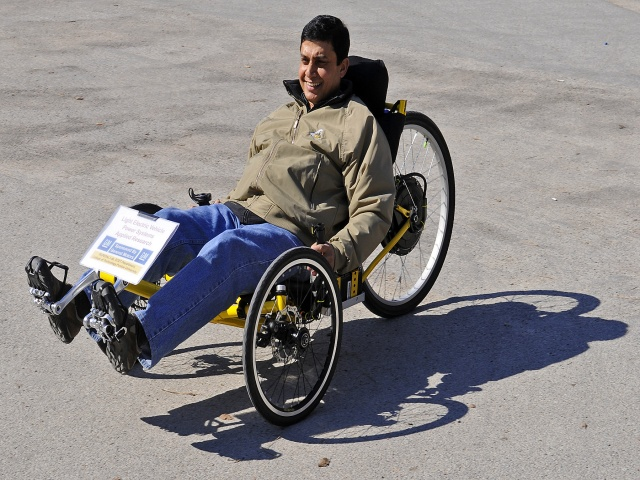
#> input picture Jypyter_Notebook/AI/img/jinrikisha-911722.JPEG, 640 x 480 px; its folder holds 3 pictures in this run
$ jupyter execute --allow-errors dpu_yolov3.ipynb   (shell and % lines are left out)
#> lines starting #> are read from the running program, lines starting #| are printed output that depends on the picture
# DPU example: YOLOv3
----

## Aim/s
* This notebooks shows an example of DPU applications. The application,as well as the DPU IP, is pulled from the official
[Vitis AI Github Repository](https://github.com/Xilinx/Vitis-AI).

## References
* [Vitis AI Github Repository](https://www.xilinx.com/products/design-tools/vitis/vitis-ai.html).

## Last revised
* Jun 27, 2022
    * Initial revision
----

## 1. Prepare the overlay
We will download the overlay onto the board.

[cell 1]
from pynq_dpu import DpuOverlay
#> (the rest of this cell did not finish here and is left out)

## 2. Utility functions

In this section, we will prepare a few functions for later use.

[cell 2]
import os
import time
import numpy as np
import cv2
import random
import colorsys
from matplotlib.patches import Rectangle
import matplotlib.pyplot as plt

The `load_model()` method will automatically prepare the `graph`
which is used by VART.

**Note** For the KV260 board you may see TLS memory allocation errors if cv2 gets loaded before loading the vitis libraries in the Jupyter Lab environment. Make sure to load cv2 first in these cases.

#> (a cell that did not finish here is left out)

Let's first define a few useful preprocessing functions.

[cell 4]
anchor_list = [10,13,16,30,33,23,30,61,62,45,59,119,116,90,156,198,373,326]
anchor_float = [float(x) for x in anchor_list]
anchors = np.array(anchor_float).reshape(-1, 2)

[cell 5]
'''Get model classification information'''
def get_class(classes_path):
    with open(classes_path) as f:
        class_names = f.readlines()
    class_names = [c.strip() for c in class_names]
    return class_names

classes_path = "img/voc_classes.txt"
#> (the rest of this cell did not finish here and is left out)

#> (a cell that did not finish here is left out)

[cell 7]
'''resize image with unchanged aspect ratio using padding'''
def letterbox_image(image, size):
    ih, iw, _ = image.shape
    w, h = size
    scale = min(w/iw, h/ih)
    #print(scale)

    nw = int(iw*scale)
    nh = int(ih*scale)
    #print(nw)
    #print(nh)

    image = cv2.resize(image, (nw,nh), interpolation=cv2.INTER_LINEAR)
    new_image = np.ones((h,w,3), np.uint8) * 128
    h_start = (h-nh)//2
    w_start = (w-nw)//2
    new_image[h_start:h_start+nh, w_start:w_start+nw, :] = image
    return new_image


'''image preprocessing'''
def pre_process(image, model_image_size):
    image = image[...,::-1]
    image_h, image_w, _ = image.shape

    if model_image_size != (None, None):
        assert model_image_size[0]%32 == 0, 'Multiples of 32 required'
        assert model_image_size[1]%32 == 0, 'Multiples of 32 required'
        boxed_image = letterbox_image(image, tuple(reversed(model_image_size)))
    else:
        new_image_size = (image_w - (image_w % 32), image_h - (image_h % 32))
        boxed_image = letterbox_image(image, new_image_size)
    image_data = np.array(boxed_image, dtype='float32')
    image_data /= 255.
    image_data = np.expand_dims(image_data, 0)
    return image_data

We will also define a few functions to post-process the output after running a DPU task.

[cell 8]
# [48 lines left out: functions _get_feats, correct_boxes, boxes_and_scores, not called in this run]

[cell 9]
'''Draw detection frame'''
# [63 lines left out: functions draw_bbox, nms_boxes, not called in this run]

[cell 10]
# [17 lines left out: function draw_boxes, not called in this run]

[cell 11]
# [37 lines left out: function evaluate, not called in this run]

Keep in mind that our original images are 640x480 so we need to preprocess them
later to make sure it fits our model.

[cell 12]
image_folder = 'img'
original_images = sorted([i for i in os.listdir(image_folder) if i.endswith("JPEG")])
total_images = len(original_images)

## 3. Use VART
Now we should be able to use VART to do image classification.

#> (a cell that did not finish here is left out)

#> (a cell that did not finish here is left out)

#> (a cell that did not finish here is left out)

#> (a cell that did not finish here is left out)

#> (a cell that did not finish here is left out)

#> (a cell that did not finish here is left out)

We can define a few buffers to store input and output data. They will be reused
during multiple runs.

#> (a cell that did not finish here is left out)

Remember that we have a list of `original_images`.
We can now define a new function `run()` which takes the image index as
the input, then decode and post-process the output as the detection result.
With the argument `display` set to `True`, the original image as well as the
detected objects and their labels can be rendered.

It is obvious that the range of `image_index` should be [0, `total_images`-1].

[cell 20]
def run(image_index, display=False):
    # Read input image
    input_image = cv2.imread(os.path.join(image_folder, original_images[image_index]))

    # Pre-processing
    image_size = input_image.shape[:2]
    image_data = np.array(pre_process(input_image, (416, 416)), dtype=np.float32)

    # Fetch data to DPU and trigger it
    image[0,...] = image_data.reshape(shapeIn[1:])
    job_id = dpu.execute_async(input_data, output_data)
    dpu.wait(job_id)

    # Retrieve output data
    conv_out0 = np.reshape(output_data[0], shapeOut0)
    conv_out1 = np.reshape(output_data[1], shapeOut1)
    conv_out2 = np.reshape(output_data[2], shapeOut2)
    yolo_outputs = [conv_out0, conv_out1, conv_out2]

    # Decode output from YOLOv3
    boxes, scores, classes = evaluate(yolo_outputs, image_size, class_names, anchors)

    if display:
        _ = draw_boxes(input_image, boxes, scores, classes)
    print("Number of detected objects: {}".format(len(boxes)))

Let's run it for 1 image and print out the detected label.

#> (a cell that did not finish here is left out)

#> in run, input_image is the input picture: shape (480, 640, 3); mean B, G, R 135.2, 135.1, 138.6
#> in letterbox_image, `image = cv2.resize(image, (nw,nh), interpolation=cv2.INTER_LINEAR)`:
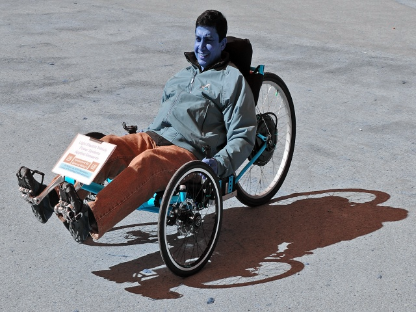
#> image: shape (312, 416, 3); mean of channels 0, 1, 2 138.5, 135, 135.1; drawn as B, G, R
#> in letterbox_image, `new_image[h_start:h_start+nh, w_start:w_start+nw, :] = image`:
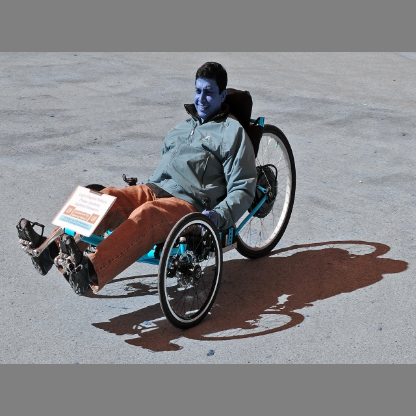
#> new_image: shape (416, 416, 3); mean of channels 0, 1, 2 135.8, 133.2, 133.3; drawn as B, G, R

We can also run it for multiple images as shown below. In this example
we have only used 1 thread; in principle, users should be able to boost
the performance by employing more threads.

[cell 22]
time1 = time.time()
#> (the rest of this cell did not finish here and is left out)

#> call 2 of run, with image_index = 0, display = False
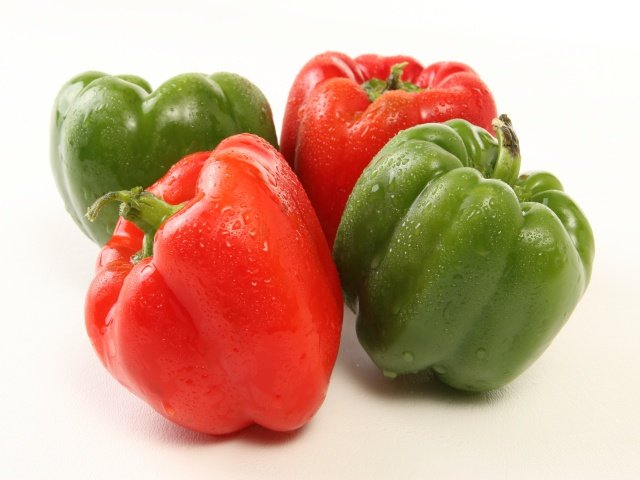
#> input picture Jypyter_Notebook/AI/img/bellpeppe-994958.JPEG, 640 x 480 px
#> in run, input_image is the input picture: shape (480, 640, 3); mean B, G, R 141.8, 167.1, 206
#> call 2 of letterbox_image, with size = (416, 416)
#> in letterbox_image (call 2), `image = cv2.resize(image, (nw,nh), interpolation=cv2.INTER_LINEAR)`:
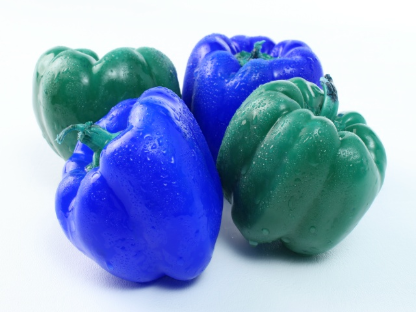
#> image: shape (312, 416, 3); mean of channels 0, 1, 2 205.9, 167, 141.7; drawn as B, G, R
#> in letterbox_image (call 2), `new_image[h_start:h_start+nh, w_start:w_start+nw, :] = image`:
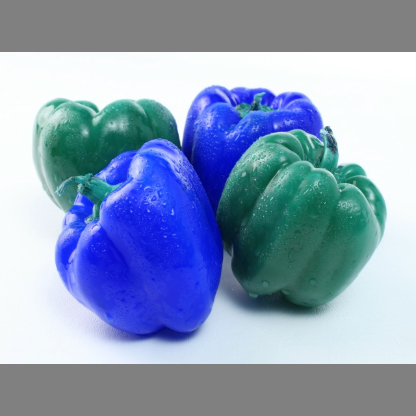
#> new_image: shape (416, 416, 3); mean of channels 0, 1, 2 186.5, 157.2, 138.3; drawn as B, G, R
